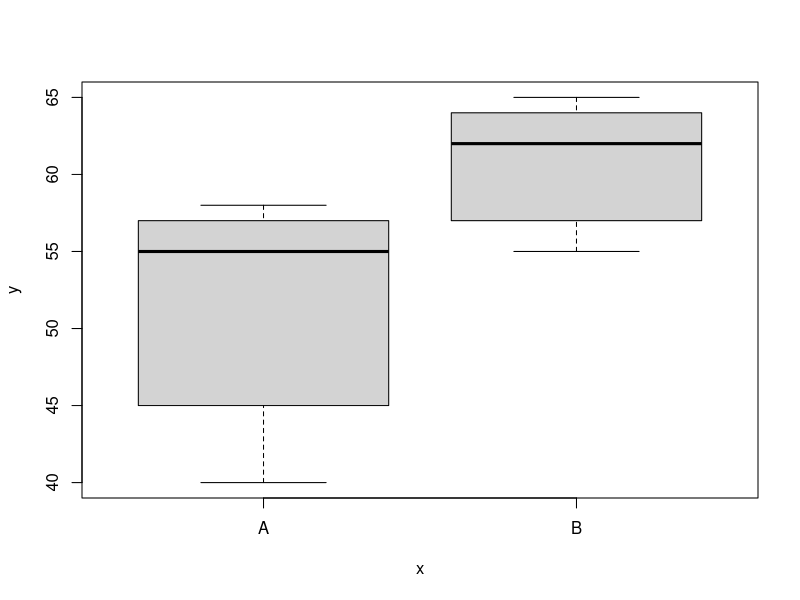

Write R code to recreate this figure. (Note: this script raises an error after producing the figure.)
#-------------------------------------------------------------------------#
# R in Action (2nd ed): Chapter 12                                        #
# Resampling statistics and bootstrapping                                 #
# requires packages coin, multcomp, vcd, MASS, lmPerm, boot               #
# install.packages(c("coin","multcomp", "vcd", "MASS", "boot"))           #
# Follow chapter instructions for installing lmPerm                       #
#-------------------------------------------------------------------------#

# par(ask=TRUE)
par(mfrow = c(1,1))

# Listing 12.1 - t-test vs. oneway permutation test for the hypothetical data
library(coin)
score <- c(40, 57, 45, 55, 58, 57, 64, 55, 62, 65)
treatment <- factor(c(rep("A",5), rep("B",5)))
mydata <- data.frame(treatment, score)
mydata
with (mydata, plot(x = treatment, y = score))

t.test(score~treatment, data=mydata, var.equal=TRUE)
oneway_test(score~treatment, data=mydata, distribution="exact")

# Wilcoxon Mann-Whitney U test
UScrime <- transform(UScrime, So = factor(So))
wilcox_test(Prob ~ So, data=UScrime, distribution="exact")

# k sample test
library(multcomp)
set.seed(1234) # make results reproducible
oneway_test(response~trt, data=cholesterol, 
            distribution=approximate(B=9999))

# independence in contingency tables
library(coin)
library(vcd)
Arthritis <- transform(Arthritis, 
                       Improved = as.factor(as.numeric(Improved)))
set.seed(1234)
chisq_test(Treatment~Improved, data=Arthritis,
           distribution=approximate(B=9999))


# independence between numeric variables
states <- as.data.frame(state.x77)
set.seed(1234)
spearman_test(Illiteracy ~ Murder, data=states, 
              distribution=approximate(B=9999))


# dependent 2-sample and k-sample tests
library(coin)
library(MASS)
wilcoxsign_test(U1 ~ U2, data=UScrime, distribution="exact")


# # Listing 12.2 - Permutation tests for simple linear regression
# library(lmPerm)
# set.seed(1234)
# fit <- lmp(weight ~ height, data=women, perm="Prob")
# summary(fit)
# 
# 
# # Listing 12.3 - Permutation tests for polynomial regression
# library(lmPerm)
# set.seed(1234)
# fit <- lmp(weight ~ height + I(height^2), data=women, perm="Prob")
# summary(fit)
# 
# # Listing 12.4 - Permutation tests for multiple regression
# library(lmPerm)
# set.seed(1234)
# states <- as.data.frame(state.x77)
# fit <- lmp(Murder ~ Population + Illiteracy+Income+Frost,data=states, perm="Prob")
# summary(fit)
# 
# 
# # Listing 12.5 - Permutation test for One-Way ANOVA
# library(lmPerm)
# library(multcomp)
# set.seed(1234)
# fit <- lmp(response ~ trt, data=cholesterol, perm="Prob")
# anova(fit)
# 
# 
# #  Listing 12.6 - Permutation test for One-Way ANCOVA
# library(lmPerm)
# set.seed(1234)
# fit <- lmp(weight ~ gesttime + dose, data=litter, perm="Prob")
# anova(fit)
# 
# 
# # Listing 12.7 - Permutation test for Two-way ANOVA
# library(lmPerm)
# set.seed(1234)
# fit <- lmp(len ~ supp*dose, data=ToothGrowth, perm="Prob")
# anova(fit)


# bootstrapping a single statistic (R2)
rsq <- function(formula, data, indices) {
  d <- data[indices,]
  fit <- lm(formula, data=d)
  return(summary(fit)$r.square)
} 

library(boot)
set.seed(1234)
results <- boot(data=mtcars, statistic=rsq, 
                R=1000, formula=mpg~wt+disp)
print(results)
plot(results)
boot.ci(results, type=c("perc", "bca"))


# bootstrapping several statistics (regression coefficients)
bs <- function(formula, data, indices) {                
  d <- data[indices,]                                    
  fit <- lm(formula, data=d)                                                                                                
  return(coef(fit))                                    
}

library(boot)
set.seed(1234)
results <- boot(data=mtcars, statistic=bs,             
                R=1000, formula=mpg~wt+disp) 

print(results)
plot(results, index=2)
boot.ci(results, type="bca", index=2)
boot.ci(results, type="bca", index=3)
